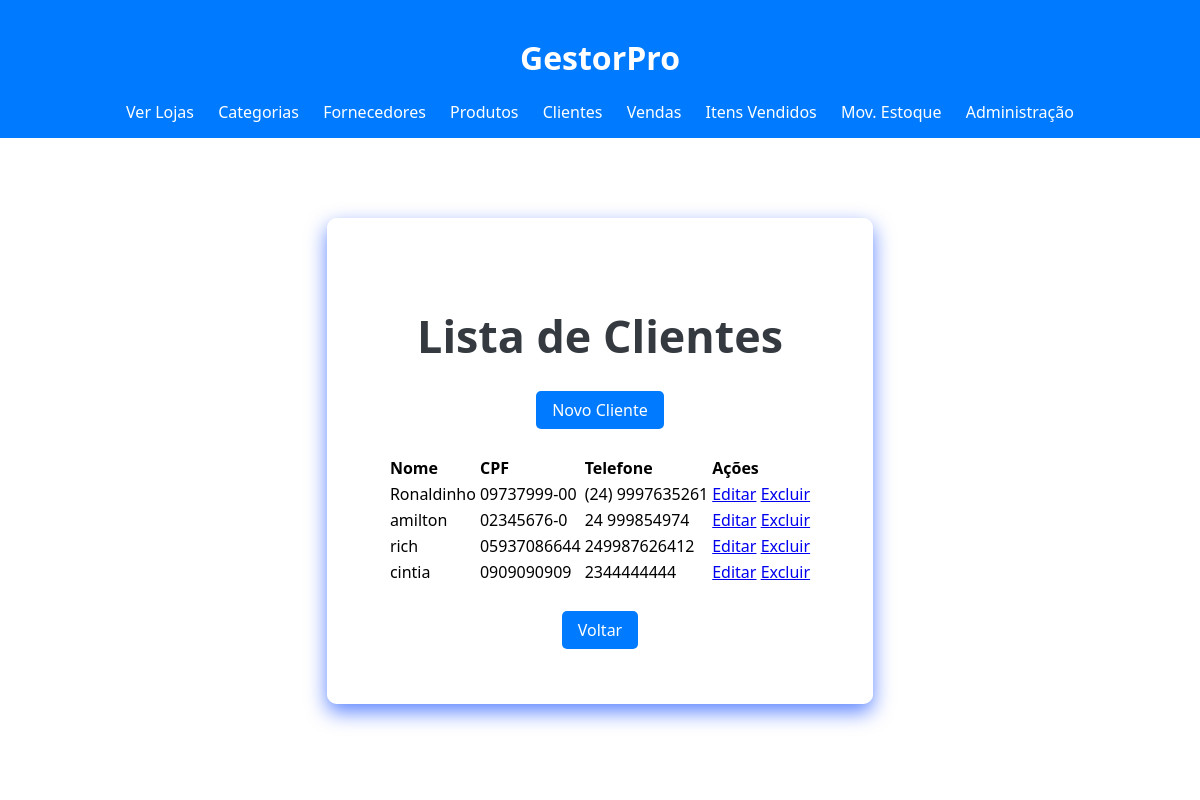
The app's page /clientes/ (signed in) with its own data.
### loja_app/models.py (models this page shows, shortened)
class Cliente(models.Model):
    user = models.OneToOneField(settings.AUTH_USER_MODEL, on_delete=models.SET_NULL, null=True, blank=True)
    nome = models.CharField(max_length=200, verbose_name="Nome do Cliente")
    cpf = models.CharField(max_length=14, verbose_name="CPF", unique=True, blank=True, null=True)
    telefone = models.CharField(max_length=15, verbose_name="Telefone", blank=True, null=True)
    rua = models.CharField(max_length=200, verbose_name="Rua", blank=True, null=True)
    numero = models.CharField(max_length=10, verbose_name="Número", blank=True, null=True)
    bairro = models.CharField(max_length=100, verbose_name="Bairro", blank=True, null=True)
    estado = models.CharField(max_length=50, verbose_name="Estado", blank=True, null=True)

### loja_app/views.py (the view)
# urls.py: path('clientes/', views.lista_clientes, name='lista_clientes'),
@staff_member_required
def lista_clientes(request):
    clientes = Cliente.objects.all()
    return render(request, 'loja_app/cliente_list.html', {'clientes': clientes})

### loja_app/templates/loja_app/cliente_list.html (shortened to what this page needs)
{% extends 'loja_app/base.html' %}
{% load static %}
{% block body_class %}dashboard-page{% endblock %}
{% block extra_css %}
    <link rel="stylesheet" href="{% static 'loja_app/css/home.css' %}">
{% endblock %}
{% block content %}
<div class="dashboard-simple-container">
    <div class="dashboard-simple-content" style="max-width: 1200px;">
        <h2>Lista de Clientes</h2>
        <a href="{% url 'cadastrar_cliente' %}" class="botao">Novo Cliente</a>
        <table style="width: 100%; margin-top: 20px; text-align: left;">
            <thead>
                <tr>
                    <th>Nome</th>
                    <th>CPF</th>
                    <th>Telefone</th>
                    <th>Ações</th>
                </tr>
            </thead>
            <tbody>
                {% for cliente in clientes %}
                <tr>
                    <td>{{ cliente.nome }}</td>
                    <td>{{ cliente.cpf|default:"-" }}</td>
                    <td>{{ cliente.telefone|default:"-" }}</td>
                    <td>
                        <a href="{% url 'editar_cliente' cliente.id %}">Editar</a>
                        <a href="{% url 'excluir_cliente' cliente.id %}">Excluir</a>
                    </td>
                </tr>
                {% empty %}
                <tr><td colspan="4">Nenhum cliente cadastrado.</td></tr>
                {% endfor %}
            </tbody>
        </table>
        <div class="back-button-container" style="margin-top: 20px;">
            <a href="{% url 'dashboard' %}" class="botao">Voltar</a>
        </div>
    </div>
</div>
{% endblock %}

### loja_app/static/loja_app/css/base.css (style rules this page uses)
body { font-family: Arial, sans-serif; margin: 0; background-color: #ffffff; }
.botao { align-items: center; display: inline-block; background-color: #007bff; color: white; padding: 8px 16px; text-decoration: none; border-radius: 5px; margin: 5px 0; }

### loja_app/static/loja_app/css/home.css (style rules this page uses)
body.dashboard-page { background-image: url('https://static.vecteezy.com/ti/vetor-gratis/p1/20970628-conexao-de-rede-global-ponto-de-mapa-mundial-e-conceito-de-composicao-de-linha-de-negocios-globais-ilustracaoial-vetor.jpg'); background-repeat: no-repeat; background-position: center; background-size: cover; background-attachment: fixed; margin: 0; font-family: 'Segoe UI', Tahoma, Geneva, Verdana, sans-serif; }
.dashboard-simple-container { display: flex; justify-content: center; align-items: center; padding: 60px 20px; }
.dashboard-simple-content { background-color: rgba(255, 255, 255, 0.95); padding: 50px 60px; border-radius: 10px; max-width: 800px; box-shadow: 0 8px 20px rgba(0, 64, 255, 0.63); text-align: center; }
.dashboard-simple-content h2 { color: #343a40; font-size: 2.8em; margin-bottom: 20px; }

### records on screen
Cliente: nome "Ronaldinho", cpf "09737999-00", telefone "(24) 9997635261"
Cliente: nome "amilton", cpf "02345676-0", telefone "24 999854974"
Cliente: nome "rich", cpf "05937086644", telefone "249987626412"
Cliente: nome "cintia", cpf "0909090909", telefone "2344444444"
